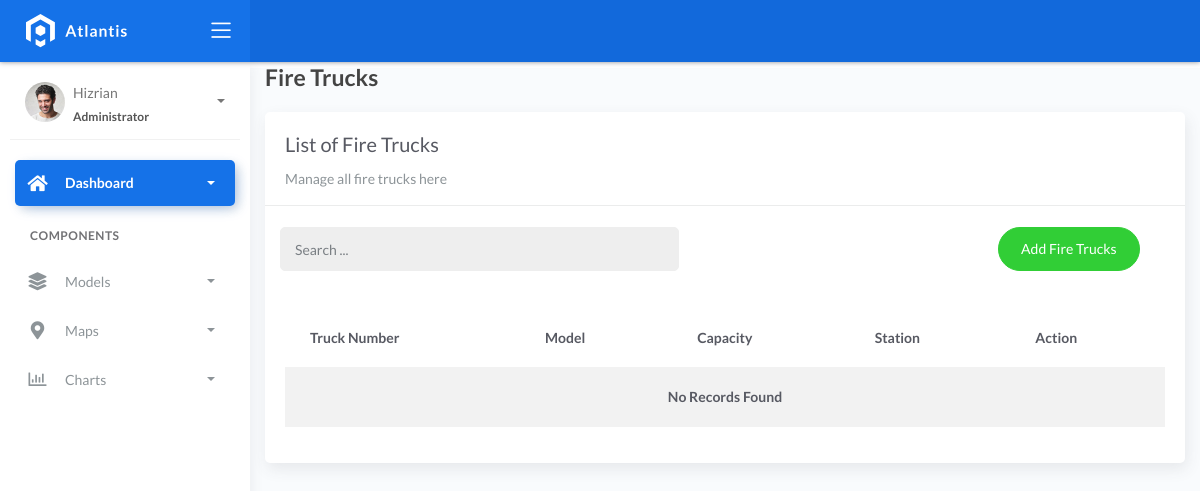
Page /firetrucks/ on the earlier database version.
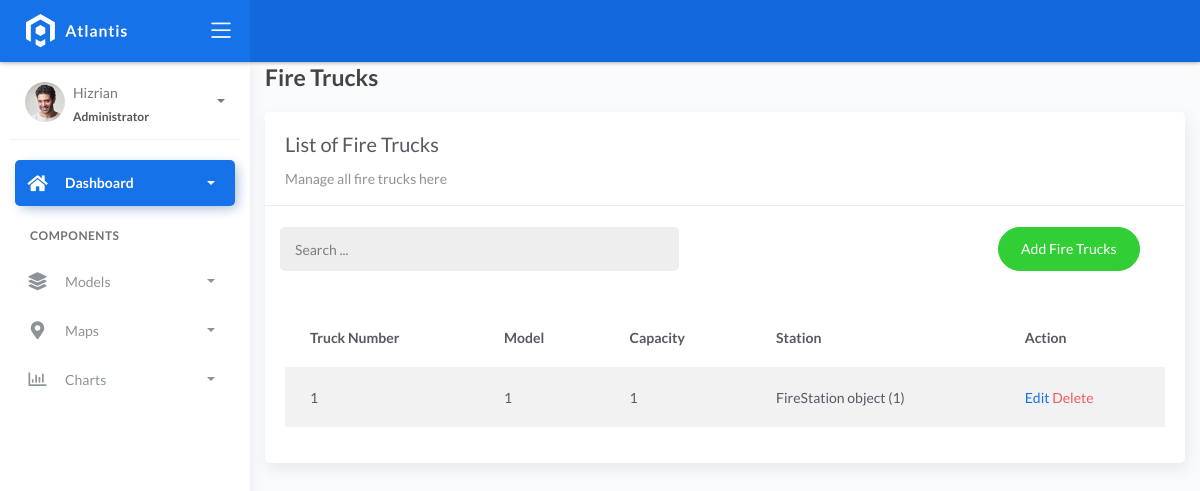
Same page on the later database version.
### fire/models.py (models this page shows)
class BaseModel(models.Model):
    created_at = models.DateTimeField(auto_now_add=True, db_index=True)
    updated_at = models.DateTimeField(auto_now=True)
    class Meta:
        abstract = True

class FireTruck(BaseModel):
    truck_number = models.CharField(max_length=150)
    model = models.CharField(max_length=150)
    capacity = models.CharField(max_length=150)  # water
    station = models.ForeignKey(FireStation, on_delete=models.CASCADE)

class FireStation(BaseModel):
    name = models.CharField(max_length=150)
    latitude = models.DecimalField(
        max_digits=22, decimal_places=16, null=True, blank=True)
    longitude = models.DecimalField(
        max_digits=22, decimal_places=16, null=True, blank=True)
    address = models.CharField(max_length=150)
    city = models.CharField(max_length=150)  # can be in separate table
    country = models.CharField(max_length=150)  # can be in separate table

### fire/views.py (the view)
# urls.py: path('firetrucks/', views.FireTruckListView.as_view(), name='firetrucks_list'),
class FireTruckListView(ListView):
    model = FireTruck
    template_name = "firetrucks/list.html"
    context_object_name = "firetrucks"
    paginate_by = 5

### templates/firetrucks/list.html (shortened to what this page needs)
{% extends 'base.html' %} {% block content %}
<div class="content">
    <div class="container-fluid">
        <h4 class="page-title">Fire Trucks</h4>
        <div class="row">
            <div class="col-md-12">
                <div class="card">
                    <div class="card-header">
                        <div class="card-title">List of Fire Trucks</div>
                        <div class="card-category">Manage all fire trucks here</div>
                    </div>
                    <br />
                    <div class="col-md-12 row">
                        <div class="col-md-6">
                            <form class="navbar-left navbar-form nav-search mr-md-3" action="{% url 'firetrucks_list' %}">
                                <div class="input-group">
                                    <input type="text" placeholder="Search ... " class="form-control" name="q" />
                                    <div class="input-group-append">
                                        <span class="input-group-text">
                                        </span>
                                    </div>
                                </div>
                            </form>
                        </div>
                        <div class="col-md-6">
                            <div class="pull-right">
                                <a href="{% url 'firetrucks_create' %}" class="btn btn-success btn-rounded">Add Fire Trucks</a>
                            </div>
                        </div>
                    </div>
                    <div class="card-body">
                        <table class="table table-striped mt-3">
                            <thead>
                                <tr>
                                    <th>Truck Number</th>
                                    <th>Model</th>
                                    <th>Capacity</th>
                                    <th>Station</th>
                                    <th>Action</th>
                                </tr>
                            </thead>
                            <tbody>
                                {% for firetrucks in object_list %}
                                <tr>
                                    <td>{{ firetrucks.truck_number }}</td>
                                    <td>{{ firetrucks.model }}</td>
                                    <td>{{ firetrucks.capacity }}</td>
                                    <td>{{ firetrucks.station }}</td>
                                    <td>
                                        <a href="{% url 'firetrucks_update' firetrucks.id %}">Edit</a>
                                        <a href="{% url 'firetrucks_delete' firetrucks.id %}" class="text-danger">Delete</a>
                                    </td>
                                </tr>
                                {% empty %}
                                <tr>
                                    <td colspan="7" style="text-align: center;">
                                        <p class="text-sm font-weight-bold mb-0">No Records Found</p>
                                    </td>
                                </tr>
                                {% endfor %}
                            </tbody>
                        </table>
                    </div>
                </div>
            </div>
        </div>
    </div>
</div>
{% endblock %}

Differences in the rows shown:
added FireTruck: truck_number "1", model "1", capacity "1", station "FireStation object (1)"
Other differences:
text no longer shown: "No Records Found"
